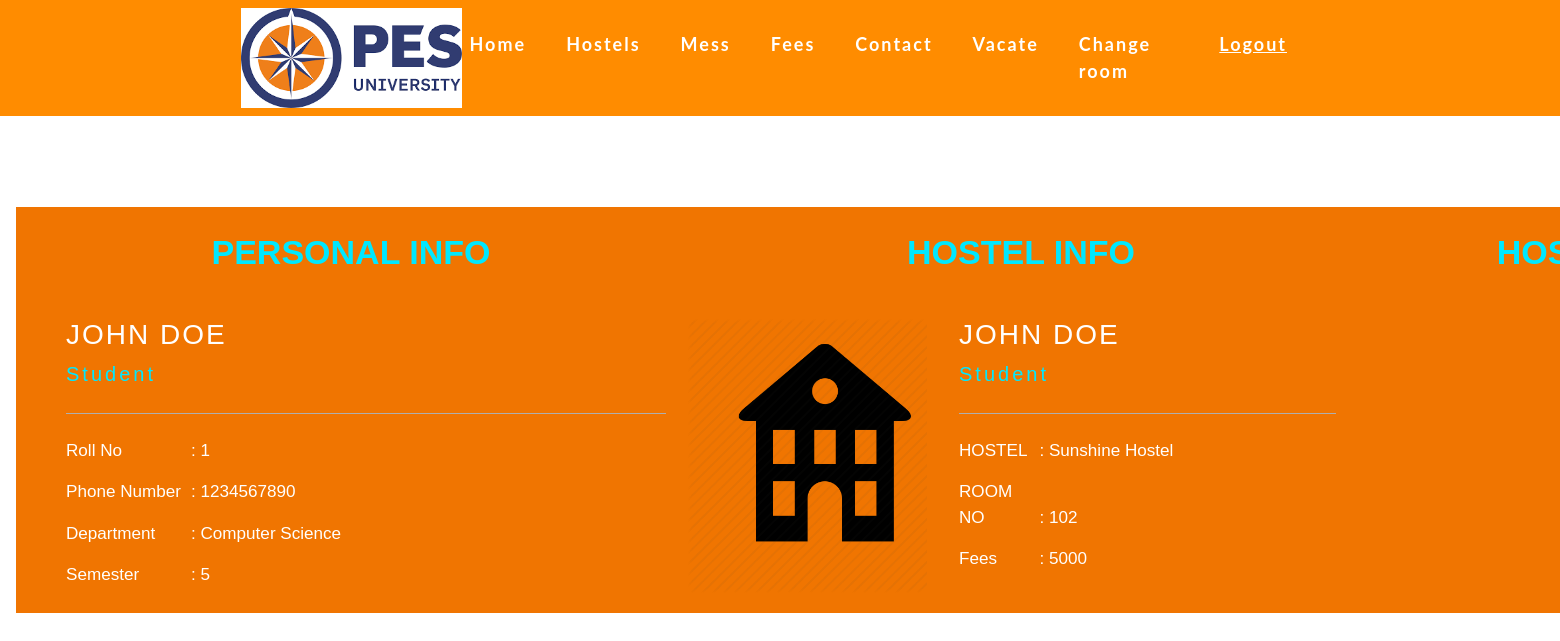
Screenshot of /profile.php (signed in) with the database file from the repository.
### tables this page shows
CREATE TABLE Hostel (
    Hostel_id INT(10) PRIMARY KEY,
    Hostel_name VARCHAR(255),
    No_of_rooms INT(10) NOT NULL,
    Street VARCHAR(255),
    City VARCHAR(255),
    State VARCHAR(255),
    Pincode INT(6) NOT NULL
);

CREATE TABLE Room (
    Room_id INT(10) PRIMARY KEY,
    Hostel_id INT(10),
    Room_no INT(10) NOT NULL,
    Capacity INT(10) NOT NULL
);

CREATE TABLE Fees (
    Hostel_id INT(10) PRIMARY KEY,
    Yearly_fee INT(10) NOT NULL
);

### profile.php (the view, shortened to what this page needs)
<?php
		  require 'includes/config.inc.php';
 ?>
<!DOCTYPE html>
<html lang="en">
<head>
<link href="web_profile/css/style.css" rel="stylesheet" type="text/css" media="all" />
<link rel="stylesheet" href="web_profile/css/font-awesome.min.css" />
<link rel="stylesheet" href="web_profile/css/smoothbox.css" type='text/css' media="all" />
<link href="web_home/css_home/slider.css" type="text/css" rel="stylesheet" media="all">
<link rel="stylesheet" href="web_home/css_home/bootstrap.css">
<link rel="stylesheet" href="web_home/css_home/style.css" type="text/css" media="all" />
<link rel="stylesheet" href="web_home/css_home/fontawesome-all.css">
<link rel="stylesheet" href="web_home/css_home/flexslider.css" type="text/css" media="screen" property="" />
</head>
<body style="background-color: white !important;">
				<header>
					<div class="container agile-banner_nav">
						<nav class="navbar navbar-expand-lg navbar-light bg-light">
							<img width="200px" height="120px" src="peslogo.png" alt="" style="width: 225px !important; height: 100px !important;">
							<div class="collapse navbar-collapse justify-content-center" id="navbarSupportedContent">
								<ul class="navbar-nav ml-auto">
									<li class="nav-item">
										<a class="nav-link" href="home.php">Home <span class="sr-only">(current)</span></a>
									</li>
									<li class="nav-item">
										<a class="nav-link" href="services.php">Hostels</a>
									</li>
									<li class="nav-item">
										<a class="nav-link" href="mess.php">Mess</a>
									</li>
									<li class="nav-item">
										<a class="nav-link" href="fees.php">Fees</a>
									</li>
									<li class="nav-item">
										<a class="nav-link" href="contact.php">Contact</a>
									</li>
									<li class="nav-item">
										<a class="nav-link" href="vacate.php">Vacate</a>
									</li>
									<li class="nav-item">
										<a class="nav-link" href="change.php">Change room</a>
									</li>
									<li class="dropdown nav-item">
											<li class="nav-item active">
												<a href="includes/logout.inc.php" class="nav-link">Logout</a>
											</li>
										</ul>
							</div>
						</nav>
					</div>
				</header>
				<br><br><br><br><br>
				<div class="main">
						<div style="width: 500px;" id="steps">
							<form id="formElem" name="formElem" action="#" method="post" class="w3_form w3l_form_fancy" >
								<fieldset class="step agileinfo w3ls_fancy_step" >
									<legend>Personal Info</legend>
									<div class="abt-agile">
										<div class="abt-agile-right" style="width: 600px !important;">
											<h3><?php echo $_SESSION['fname']." ".$_SESSION['lname']; ?></h3>
											<h5>Student</h5>
											<ul class="address">
												<li>
													<ul class="address-text">
														<li><b>Roll No </b></li>
														<li>: <?php echo $_SESSION['roll']; ?></li>
													</ul>
												</li>
												<li>
													<ul class="address-text">
														<li><b>Phone Number </b></li>
														<li>: <?php echo $_SESSION['mob_no']; ?></li>
													</ul>
												</li>
												<li>
													<ul class="address-text">
														<li><b>Department </b></li>
														<li>: <?php echo $_SESSION['department']; ?></li>
													</ul>
												</li>
												<li>
													<ul class="address-text">
														<li><b>Semester </b></li>
														<li>: <?php echo $_SESSION['sem']; ?></li>
													</ul>
												</li>
											</ul>
										</div>
									</div>
								</fieldset>
								<fieldset class="step agileinfo w3ls_fancy_step">
									<legend>Hostel Info</legend>
									<div class="abt-agile">
										<div class="abt-agile-left-hostel">
										</div>
										<div class="abt-agile-right">
											<h3><?php echo $_SESSION['fname']." ".$_SESSION['lname']; ?></h3>
											<h5>Student</h5>
											<ul class="address">
												<li>
													<ul class="address-text">
														<li><b>HOSTEL </b></li>
														<?php
															$roll = $_SESSION['roll'];
															$q = "SELECT * FROM student WHERE Student_id = '$roll'";
															$res = mysqli_query($conn, $q);
															$row6 = mysqli_fetch_assoc($res);
															$Hid = $row6['Hostel_id'];
															if($Hid == NULL){
																$hostelName = 'None';
															}
															else {
																$q1 = "SELECT Hostel_name FROM hostel WHERE Hostel_id = '$Hid'";
																$res1 = mysqli_query($conn, $q1);
																$row = mysqli_fetch_assoc($res1);
																if($res1){
																	$hostelName = $row['Hostel_name'];
																}
																else {
																	echo "<script type='text/javascript'>alert('Foreign Key Error-hostenName!!')</script>";
																}
															}
														?>
														<li>: <?php echo $hostelName; ?></li>
													</ul>
												</li>
												<li>
													<ul class="address-text">
														<li><b>ROOM NO </b></li>
														<?php
															$roomid = $row6['Room_id'];
															if($Hid == NULL || $roomid == NULL){
																$roomNo = 'None';
															}
															else {
																$sql = "SELECT * FROM Room WHERE Room_id = '$roomid'";
																$result = mysqli_query($conn, $sql);
																if($row = mysqli_fetch_assoc($result)){
																	$roomNo = $row['Room_no'];
																}
																else {
																	echo "<script type='text/javascript'>alert('Foreign Key Error-roomNo!!')</script>";
																}
															}
														?>
														<li>: <?php echo $roomNo; ?></li>
													</ul>
												</li>
												<li>
													<ul class="address-text">
														<li><b>Fees </b></li>
														<?php
															if($Hid == NULL){
																$fees = 'None';
															}
															else {
																$q1 = "SELECT Yearly_fee FROM fees WHERE Hostel_id = '$Hid'";
																$res1 = mysqli_query($conn, $q1);
																$row = mysqli_fetch_assoc($res1);
																if($res1){
																	$fees = $row['Yearly_fee'];
																}
															}
														?>
														<li>: <?php echo $fees; ?></li>
													</ul>
												</li>
											</ul>
										</div>
									</div>
								</fieldset>
								<fieldset class="step ">
									<legend>Hostel Warden Info</legend>
									<div class="abt-agile">
										<div class="abt-agile-left">
										</div>
									</div>
								</fieldset>
							</form>
						</div>
					</div>
</body>
</html>

### web_profile/css/style.css (style rules this page uses)
html, body, div, span, applet, object, iframe, h1, h2, h3, h4, h5, h6, p, blockquote, pre, a, abbr, acronym, address, big, cite, code, del, dfn, em, img, ins, kbd, q, s, samp, small, strike, strong, sub, sup, tt, var, b, u, i, dl, dt, dd, ol, nav ul, nav li, fieldset, form, label, legend, table, caption, tbody, tfoot, thead, tr, th, td, article, aside, canvas, details, embed, figure, figcaption, footer, header, hgroup, menu, nav, output, ruby, section, summary, time, mark, audio, video { margin: 0; padding: 0; border: 0; font-size: 100%; font: inherit; vertical-align: baseline; }
article, aside, details, figcaption, figure, footer, header, hgroup, menu, nav, section { display: block; }
ol, ul { list-style: none; margin: 0px; padding: 0px; }
a { text-decoration: none; }
img { max-width: 100%; }
html, body { font-size: 100%; background-color: white; font-family: 'Open Sans', sans-serif; }
h1, h2, h3, h4, h5, h6 { font-family: 'Pathway Gothic One', sans-serif; margin: 0; }
ul, label { margin: 0; padding: 0; }
body a:hover, body a { text-decoration: none; }
.main { margin: 1em; padding-left: 5%; text-align: center; position: relative; height: 100%; padding: 0%; }
#steps { overflow: hidden; background: rgb(240, 117, 1); font-family: 'Franklin Gothic Medium', 'Arial Narrow', Arial, sans-serif; font-size: large; width: 40%; }
.step { float: left; width: 670px; }
#steps form fieldset { border: none; padding-bottom: 0px; }
#steps form legend { text-align: center; color: #00e8ff; font-size: 34px; font-weight: 600; text-transform: uppercase; width: 670px; padding: 20px 0px 20px 0px; margin: 0; }
.abt-agile-right h3 { font-size: 28px; text-transform: uppercase; color: #fff; letter-spacing: 2px; }
.abt-agile-right { float: right; width: 58%; text-align: left; }
.abt-agile { padding: 20px; padding-left: 0px; }
.abt-agile-left { background: url("https://icons-for-free.com/iconfiles/png/512/contacts-131964752554409416.png") no-repeat 1px 0px; background-size: cover; min-height: 275px; width: 40%; float: left; }
.abt-agile-left-hostel { background: url(../images/hostel.png) no-repeat 1px 0px; background-size: cover; min-height: 275px; width: 37%; float: left; }
ul.address { margin-top: 1.5em; border-top: 1px solid #AFAFAF; padding-top: 0.5em; }
ul.address li { display: block; }
ul.address li ul.address-text li:nth-child(1) { width: 20%; }
ul.address li ul.address-text li { display: inline-block; font-size: 0.95em; color: #fff; margin-top: 0.9em; font-weight: 100; }
.abt-agile-right h5 { font-size: 20px; letter-spacing: 3px; margin-top: 10px; color: #00e8ff; }

### web_profile/css/smoothbox.css (style rules this page uses)
body, html { width:100%; }

### web_home/css_home/style.css (style rules this page uses)
body { padding:0; margin:0; position:relative; font-family: 'Lato', sans-serif; color: white; background-color: white; }
body a { transition:0.5s all; -webkit-transition:0.5s all; -moz-transition:0.5s all; -o-transition:0.5s all; -ms-transition:0.5s all; }
h1,h2,h3,h4,h5,h6 { margin:0; }
ul { margin:0; padding:0; }
img { width:100%; }
header { position: absolute; z-index: 9; width: 100%; background: darkorange; }
.bg-light { background-color: transparent !important; }
.navbar-nav > li { margin-right: 1.5em; }
.navbar-light .navbar-nav .show > .nav-link, .navbar-light .navbar-nav .active > .nav-link, .navbar-light .navbar-nav .nav-link.show, .navbar-light .navbar-nav .nav-link.active { color: #fff; font-size: 18px; font-weight: 700; letter-spacing: 2px; text-decoration: underline; }
.navbar-light .navbar-nav .nav-link { color: #fff; font-size: 18px; font-weight: 700; letter-spacing: 2px; }

### rows the page displays
hostel: Hostel_name "Sunshine Hostel"
room: Room_no "102"
fees: Yearly_fee "5000"

### other values shown
$_SESSION['fname'] "JOHN"
$_SESSION['lname'] "DOE"
$_SESSION['roll'] "1"
$_SESSION['mob_no'] "1234567890"
$_SESSION['department'] "Computer Science"
$_SESSION['sem'] "5"
